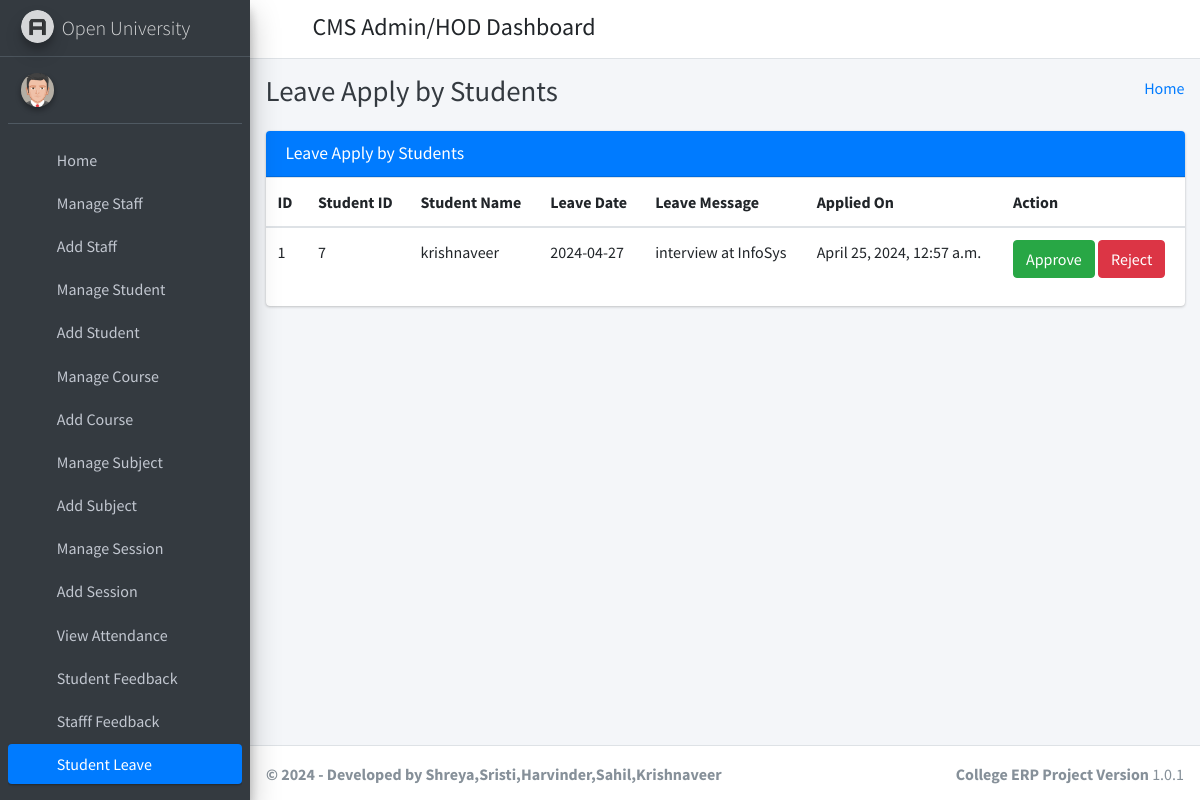
/student_leave_view/ (signed in), run on the app's committed database.
### student_management_app/models.py (models this page shows)
class LeaveReportStudent(models.Model):
    id = models.AutoField(primary_key=True)
    student_id = models.ForeignKey(Students, on_delete=models.CASCADE)
    leave_date = models.CharField(max_length=255)
    leave_message = models.TextField()
    leave_status = models.IntegerField(default=0)
    created_at = models.DateTimeField(auto_now_add=True)
    updated_at = models.DateTimeField(auto_now=True)
    objects = models.Manager()

class Students(models.Model):
    id = models.AutoField(primary_key=True)
    admin = models.OneToOneField(CustomUser, on_delete = models.CASCADE)
    gender = models.CharField(max_length=50)
    profile_pic = models.FileField()
    address = models.TextField()
    course_id = models.ForeignKey(Courses, on_delete=models.DO_NOTHING, default=1)
    session_year_id = models.ForeignKey(SessionYearModel, on_delete=models.CASCADE)
    created_at = models.DateTimeField(auto_now_add=True)
    updated_at = models.DateTimeField(auto_now=True)
    objects = models.Manager()

class CustomUser(AbstractUser):
    user_type_data = ((1, "HOD"), (2, "Staff"), (3, "Student"))
    user_type = models.CharField(default=1, choices=user_type_data, max_length=10)

### student_management_app/HodViews.py (the view)
# urls.py: path('student_leave_view/', HodViews.student_leave_view, name="student_leave_view"),
def student_leave_view(request):
    leaves = LeaveReportStudent.objects.all()
    context = {
        "leaves": leaves
    }
    return render(request, 'hod_template/student_leave_view.html', context)

### student_management_app/LoginCheckMiddleWare.py (called while the page is built, shortened)
    def process_view(self, request, view_func, view_args, view_kwargs):
        modulename = view_func.__module__
        user = request.user
        if user.is_authenticated:
            if user.user_type == "1":
                if modulename == "student_management_app.HodViews":
                    pass
                elif modulename == "student_management_app.views" or modulename == "django.views.static":
                    pass
                else:
                    return redirect("admin_home")
            else:
                return redirect("login")
        else:
            if request.path == reverse("login") or request.path == reverse("doLogin"):
                pass
            else:
                return redirect("login")

### student_management_app/templates/hod_template/student_leave_view.html (shortened to what this page needs)
{% extends 'hod_template/base_template.html' %}
{% block page_title %}
    Leave Apply by Students
{% endblock page_title %}
{% block main_content %}
{% load static %}
<section class="content">
        <div class="container-fluid">
            <div class="row">
                <div class="col-md-12">
                    <div class="card card-primary">
                        <div class="card-header">
                            <h3 class="card-title">Leave Apply by Students</h3>
                        </div>
                        <div class="table-responsive">
                            <table class="table">
                                <thead>
                                <tr>
                                    <th>ID</th>
                                    <th>Student ID</th>
                                    <th>Student Name</th>
                                    <th>Leave Date</th>
                                    <th>Leave Message</th>
                                    <th>Applied On</th>
                                    <th>Action</th>
                                </tr>
                                </thead>
                                {% for leave in leaves %}
                                <tbody>
                                <tr>
                                    <td>{{ leave.id }}</td>
                                    <td>{{ leave.student_id.admin.id }}</td>
                                    <td>{{ leave.student_id.admin.first_name }} {{ feedback.student_id.admin.last_name }}</td>
                                    <td>{{ leave.leave_date }}</td>
                                    <td>{{ leave.leave_message }}</td>
                                    <td>{{ leave.created_at }}</td>
                                    <td>
                                        {% if leave.leave_status == 0 %}
                                            <a href="{% url 'student_leave_approve' leave_id=leave.id %}" class="btn btn-success">Approve</a>
                                            <a href="{% url 'student_leave_reject' leave_id=leave.id %}" class="btn btn-danger">Reject</a>
                                        {% elif leave.leave_status == 1 %}
                                            <button class="btn btn-warning" disabled="disabled">Approved</button>
                                        {% else %}
                                            <button class="btn btn-danger" disabled="disabled">Rejected</button>
                                        {% endif %}
                                    </td>
                                </tr>
                                </tbody>
                                {% endfor %}
                            </table>
                        </div>
                    </div>
                </div>
            </div>
        </div>
      </section>
  {% endblock main_content %}

### data on the page
LeaveReportStudent: id "1", student_id.admin.id "7", student_id.admin.first_name "krishnaveer", leave_date "2024-04-27", leave_message "interview at InfoSys", created_at "April 25, 2024, 12:57 a.m.", leave_status "Approve"
